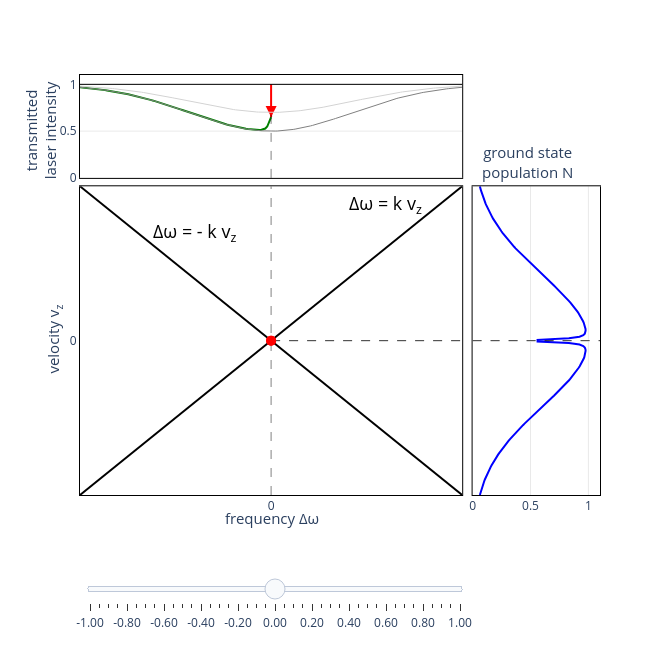

Notebook cell for this chart:
### Code cell
import numpy as np
import plotly.graph_objects as go
from plotly.subplots import make_subplots
from scipy.stats import norm, cauchy

# FWHM = 2.355 * sigma, so sigma = FWHM / 2.355
fwhm = 1
sigma = fwhm / 2.355

# Prepare data
v = np.linspace(-1, 1, 100)
L = 1 * v
width = 0.02;


x_right = np.linspace(-1, 1, 200)

def profile_right(v0):
    exc1 = cauchy.pdf(2*(x_right-v0)/width) / cauchy.pdf(0)
    exc2 = cauchy.pdf(2*(x_right+v0)/width) / cauchy.pdf(0)
    if (v0==0):
        ngs = norm.pdf(x_right, 0, sigma)/norm.pdf(0, 0, sigma) * ( 1 - 0.55*exc1 )
    else:
        ngs = norm.pdf(x_right, 0, sigma)/norm.pdf(0, 0, sigma) * ( 1 - 0.45*exc1 ) * ( 1 - 0.45*exc2 )
    return ngs


# Bottom plot - Gaussian
#def gaussian_b(v0):
#    x_bottom = np.linspace(-1, 1, 200)
#    return profile_bottom(v0, x_bottom)

# Left plot - 1 - 0.5*Gaussian
#x_top = np.linspace(-1, 1, 200)
#gaussian_top = norm.pdf(x_top, 0, sigma)/norm.pdf(0, 0, sigma)
#profile_top = 1 - 0.3 * gaussian_top

def x_top(x):
    return np.linspace(-1, x, int(100*(1+x)))

def profile_top(x):
    return 1 - 0.3 * norm.pdf(x, 0, sigma)/norm.pdf(0, 0, sigma)

def profile2_top(x):
    return 1 - 0.5 * norm.pdf(x, 0, sigma)/norm.pdf(0, 0, sigma)

def profile_lambdip_top(x):
    return 1 - 0.5 * norm.pdf(x, 0, sigma)/norm.pdf(0, 0, sigma) + 0.15 * cauchy.pdf(2*x/(1.4*width)) / cauchy.pdf(0)




# Create subplots
fig = make_subplots(
    rows=2, cols=2,
    row_heights=[0.25, 0.75],
    column_widths=[0.75, 0.25],
    horizontal_spacing=0.02,
    vertical_spacing=0.02,
    specs=[[{"type": "xy"}, None],
           [{"type": "xy"}, {"type": "xy"}]]
)

# Create frames for animation/slider
v0_values = np.linspace(-1, 1, 41)  # 41 steps from -1 to 1
frames = []

for v0 in v0_values:
    frame_data = [
        # Top plot trace
        go.Scatter(x=x_top(v0), y=profile_lambdip_top(x_top(v0)), mode='lines', 
                   line=dict(color='green', width=2), showlegend=False),
        # Top plot arrow
        go.Scatter(x=[v0], y=[profile_lambdip_top(v0)],
                     mode="markers",
                     marker=dict(symbol='arrow-down', size=11, color="red")),
        go.Scatter(x=[v0,v0], y=[1,profile_lambdip_top(v0)], mode='lines', 
                   line=dict( color='red', width=2), showlegend=False),
        go.Scatter(x=[v0,v0], y=[0,profile_top(v0)], mode='lines', 
                   line=dict(dash='dash', color='black', width=0.5), showlegend=False),
        # Main plot line
        go.Scatter(x=v, y=L, mode='lines', 
                   line=dict(color='black', width=2), showlegend=False),
        go.Scatter(x=v, y=-L, mode='lines', 
                   line=dict(color='black', width=2), showlegend=False),
        # Main plot marker
        go.Scatter(x=[v0,v0], y=[-1,1], mode='lines', 
                   line=dict(dash='dash', color='black', width=0.5), showlegend=False),
        go.Scatter(x=[v0,1], y=[v0,v0], mode='lines', 
                   line=dict(dash='dash', color='black', width=0.5), showlegend=False),
        go.Scatter(x=[v0,1], y=[-v0,-v0], mode='lines', 
                   line=dict(dash='dash', color='black', width=0.5), showlegend=False),
        # Main plot dot
        go.Scatter(x=[v0], y=[v0], mode='markers',
                   marker=dict(size=10, color='red'), showlegend=False),
        go.Scatter(x=[v0], y=[-v0], mode='markers',
                   marker=dict(size=10, color='red'), showlegend=False),
        # Right plot
        go.Scatter(x=profile_right(v0), y=x_right, mode='lines',
                   line=dict(color='blue', width=2), showlegend=False),
        # Right plot marker
        go.Scatter(x=[0,1.1], y=[v0,v0], mode='lines', 
                   line=dict(dash='dash', color='black', width=0.5), showlegend=False),
        go.Scatter(x=[0,1.1], y=[-v0,-v0], mode='lines', 
                   line=dict(dash='dash', color='black', width=0.5), showlegend=False)
    ]
    frames.append(go.Frame(data=frame_data, name=str(v0)))

# Initial v0 = 0
v0_init = -0.95

# Add traces for initial state
# Top plot (row=1, col=1)
fig.add_trace(
    go.Scatter(x=x_top(v0_init), y=profile_lambdip_top(x_top(v0_init)), mode='lines',
               line=dict(color='green', width=2), showlegend=False),
    row=1, col=1
)
fig.add_trace(
    go.Scatter(x=[v0_init], y=[profile_lambdip_top(v0_init)],
                     mode="markers",
                     marker=dict(symbol='arrow-down', size=11, color="red")),
    row=1, col=1
)
fig.add_trace(
    go.Scatter(x=[v0_init,v0_init], y=[1,profile_lambdip_top(v0_init)], mode='lines', 
                   line=dict( color='red', width=2), showlegend=False),
    row=1, col=1
)
fig.add_trace(
    go.Scatter(x=[v0_init,v0_init], y=[profile_top(v0_init),0], mode='lines', 
                   line=dict(dash='dash', color='black', width=0.5), showlegend=False),
    row=1, col=1
)

# Main plot (row=1, col=2)
fig.add_trace(
    go.Scatter(x=v, y=L, mode='lines',
               line=dict(color='black', width=2), showlegend=False),
    row=2, col=1
)
fig.add_trace(go.Scatter(x=v, y=-L, mode='lines', 
                   line=dict(color='black', width=2), showlegend=False), row=2, col=1)
fig.add_trace(
    go.Scatter(x=[v0_init,v0_init], y=[-1,1], mode='lines', 
                   line=dict(dash='dash', color='black', width=0.5), showlegend=False),
    row=2, col=1
)
fig.add_trace(
    go.Scatter(x=[v0_init,1], y=[v0_init,v0_init], mode='lines', 
                   line=dict(dash='dash', color='black', width=0.5), showlegend=False),
    row=2, col=1
)
fig.add_trace(
    go.Scatter(x=[v0_init,1], y=[-v0_init,-v0_init], mode='lines', 
                   line=dict(dash='dash', color='black', width=0.5), showlegend=False),
    row=2, col=1
)
fig.add_trace(
    go.Scatter(x=[v0_init], y=[v0_init], mode='markers',
               marker=dict(size=10, color='red'), showlegend=False),
    row=2, col=1
)
fig.add_trace(
    go.Scatter(x=[v0_init], y=[-v0_init], mode='markers',
               marker=dict(size=10, color='red'), showlegend=False),
    row=2, col=1
)

# Right plot (row=2, col=2)
fig.add_trace(
    go.Scatter(x=profile_right(v0_init), y=x_right,  mode='lines',
               line=dict(color='blue', width=2), showlegend=False),
    row=2, col=2
)
fig.add_trace(
    go.Scatter(x=[0,1.1], y=[v0_init,v0_init], mode='lines', 
                   line=dict(dash='dash', color='black', width=0.5), showlegend=False),
    row=2, col=2
)
fig.add_trace(
    go.Scatter(x=[0,1.1], y=[-v0_init,-v0_init], mode='lines', 
                   line=dict(dash='dash', color='black', width=0.5), showlegend=False),
    row=2, col=2
)

# Add frames to figure
fig.frames = frames


# Settings to draw a black border line around the plot area
BORDER_SETTINGS = dict(
    showline=True, 
    linecolor='black', 
    linewidth=1, 
    mirror=True # This forces the line to be drawn on all four sides of the plot area
)

fig.add_hline(y=1, line_color="black", line_width=1, line_dash="solid", row=1, col=1)
fig.add_trace(go.Scatter(x=x_top(1), y=profile_top(x_top(1)), mode='lines',
               line=dict(color='lightgray', width=1), showlegend=False), row=1, col=1)
fig.add_trace(go.Scatter(x=x_top(1), y=profile2_top(x_top(1)), mode='lines',
               line=dict(color='gray', width=1), showlegend=False), row=1, col=1)
#fig.add_trace(go.Scatter(x=x_top(1), y=profile_lambdip_top(x_top(1)), mode='lines',
#               line=dict(color='green', width=2), showlegend=False), row=1, col=1)


# Update layout for top plot (row=1, col=1)
fig.update_xaxes( range=[-1, 1], showticklabels=False, showgrid=False, gridwidth=0.5, gridcolor='lightgray', zeroline=True, **BORDER_SETTINGS,row=1, col=1)
fig.update_yaxes( range=[0, 1.1], showgrid=True, gridwidth=0.5, gridcolor='lightgray', zeroline=True, side='left', **BORDER_SETTINGS, row=1, col=1)

# Update layout for main plot (row=1, col=2)
fig.update_xaxes( range=[-1, 1], showticklabels=True, tickvals=[0], showgrid=False, gridwidth=0.5, gridcolor='lightgray', zeroline=True, **BORDER_SETTINGS, row=2, col=1)
fig.update_yaxes( range=[-1, 1], tickvals=[0], showgrid=False, gridwidth=0.5, gridcolor='lightgray', zeroline=True, **BORDER_SETTINGS, row=2, col=1)

# Update layout for bottom plot (row=2, col=2)
fig.update_xaxes( range=[0, 1.1], showgrid=True, gridwidth=0.5, gridcolor='lightgray', zeroline=True, side='left', **BORDER_SETTINGS, row=2, col=2)
fig.update_yaxes( range=[-1, 1], showticklabels=False, showgrid=False, gridwidth=0.5, gridcolor='lightgray', zeroline=True, **BORDER_SETTINGS, row=2, col=2)

# Add slider
sliders = [dict(
    active=1,  # Start at v0=0 (middle of range)
    yanchor="top",
    y=-0.08,
    xanchor="left",
    x=0,
    currentvalue=dict(
        prefix="v0: ",
        visible=False,
        xanchor="right"
    ),
    pad=dict(b=10, t=50),
    len=0.75,
    steps=[dict(
        args=[[f.name], dict(
            frame=dict(duration=0, redraw=True),
            mode="immediate",
            transition=dict(duration=0)
        )],
        label=f"{v0:.2f}",
        method="animate"
    ) for f, v0 in zip(frames, v0_values)]
)]

fig.update_layout(
    sliders=sliders,
    height=650,
    width=650,
    showlegend=False,
    plot_bgcolor='white',
    margin=dict(l=80, r=50, t=75, b=75)
)

# Add annotations
fig.add_annotation( text="Δω = k v<sub>z</sub>", xref="x2", yref="y2", x=0.6, y=0.88, showarrow=False, font=dict(size=18, color='black'), xanchor='center')
fig.add_annotation( text="Δω = - k v<sub>z</sub>", xref="x2", yref="y2", x=-0.4, y=0.7, showarrow=False, font=dict(size=18, color='black'), xanchor='center')

# Labels using annotations to position them correctly
fig.add_annotation( text="transmitted<br>laser intensity", xref="paper", yref="paper", x=-0.075, y=0.99, showarrow=False, font=dict(size=15), textangle=-90, xanchor='center', yanchor='top')

fig.add_annotation( text="velocity v<sub>z</sub>", xref="paper", yref="paper", x=-0.05, y=0.37, showarrow=False, font=dict(size=15), textangle=-90, xanchor='center', yanchor='middle')

fig.add_annotation( text="frequency Δω", xref="paper", yref="paper", x=0.37, y=-0.025, showarrow=False, font=dict(size=15), xanchor='center', yanchor='top')

fig.add_annotation( text="ground state<br>population N", xref="paper", yref="paper", x=0.86, y=0.74, showarrow=False, font=dict(size=15), xanchor='center', yanchor='bottom')

fig.show()

### Figure 1 — Plotly figure (JSON) as saved in the notebook; plotly's stock layout.template omitted (floating-point values rounded to 4 significant figures; data arrays with more than 128 entries replaced by an {"elided": "..."} marker saying what was removed)
{"data": [{"line": {"color": "green", "width": 2}, "mode": "lines", "showlegend": false, "type": "scatter", "x": [-1.0, -0.9899, -0.9798, -0.9697, -0.9596, -0.9495, -0.9394, -0.9293, -0.9192, -0.9091, -0.899, -0.8889, -0.8788, -0.8687, -0.8586, -0.8485, -0.8384, -0.8283, -0.8182, -0.8081, -0.798, -0.7879, -0.7778, -0.7677, -0.7576, -0.7475, -0.7374, -0.7273, -0.7172, -0.7071, -0.697, -0.6869, -0.6768, -0.6667, -0.6566, -0.6465, -0.6364, -0.6263, -0.6162, -0.6061, -0.596, -0.5859, -0.5758, -0.5657, -0.5556, -0.5455, -0.5354, -0.5253, -0.5152, -0.5051, -0.4949, -0.4848, -0.4747, -0.4646, -0.4545, -0.4444, -0.4343, -0.4242, -0.4141, -0.404, -0.3939, -0.3838, -0.3737, -0.3636, -0.3535, -0.3434, -0.3333, -0.3232, -0.3131, -0.303, -0.2929, -0.2828, -0.2727, -0.2626, -0.2525, -0.2424, -0.2323, -0.2222, -0.2121, -0.202, -0.1919, -0.1818, -0.1717, -0.1616, -0.1515, -0.1414, -0.1313, -0.1212, -0.1111, -0.101, -0.09091, -0.08081, -0.07071, -0.06061, -0.05051, -0.0404, -0.0303, -0.0202, -0.0101, 0.0], "xaxis": "x", "y": [0.9688, 0.967, 0.9651, 0.9632, 0.9611, 0.959, 0.9568, 0.9544, 0.952, 0.9495, 0.9469, 0.9441, 0.9413, 0.9384, 0.9353, 0.9321, 0.9288, 0.9254, 0.9219, 0.9183, 0.9145, 0.9106, 0.9066, 0.9025, 0.8982, 0.8939, 0.8893, 0.8847, 0.88, 0.8751, 0.8701, 0.8649, 0.8597, 0.8543, 0.8488, 0.8432, 0.8374, 0.8316, 0.8256, 0.8195, 0.8133, 0.8071, 0.8007, 0.7942, 0.7876, 0.781, 0.7743, 0.7675, 0.7606, 0.7536, 0.7466, 0.7396, 0.7325, 0.7254, 0.7182, 0.711, 0.7038, 0.6966, 0.6894, 0.6822, 0.675, 0.6679, 0.6608, 0.6537, 0.6467, 0.6397, 0.6328, 0.626, 0.6193, 0.6127, 0.6062, 0.5998, 0.5936, 0.5875, 0.5815, 0.5757, 0.57, 0.5646, 0.5593, 0.5542, 0.5493, 0.5447, 0.5402, 0.5361, 0.5321, 0.5284, 0.525, 0.5219, 0.5192, 0.5168, 0.5148, 0.5133, 0.5125, 0.5127, 0.5142, 0.5183, 0.5277, 0.5492, 0.5988, 0.65], "yaxis": "y"}, {"marker": {"color": "red", "size": 11, "symbol": "arrow-down"}, "mode": "markers", "type": "scatter", "x": [0], "xaxis": "x", "y": [0.65], "yaxis": "y"}, {"line": {"color": "red", "width": 2}, "mode": "lines", "showlegend": false, "type": "scatter", "x": [0, 0], "xaxis": "x", "y": [1, 0.65], "yaxis": "y"}, {"line": {"color": "black", "dash": "dash", "width": 0.5}, "mode": "lines", "showlegend": false, "type": "scatter", "x": [0, 0], "xaxis": "x", "y": [0, 0.7], "yaxis": "y"}, {"line": {"color": "black", "width": 2}, "mode": "lines", "showlegend": false, "type": "scatter", "x": [-1.0, -0.9798, -0.9596, -0.9394, -0.9192, -0.899, -0.8788, -0.8586, -0.8384, -0.8182, -0.798, -0.7778, -0.7576, -0.7374, -0.7172, -0.697, -0.6768, -0.6566, -0.6364, -0.6162, -0.596, -0.5758, -0.5556, -0.5354, -0.5152, -0.4949, -0.4747, -0.4545, -0.4343, -0.4141, -0.3939, -0.3737, -0.3535, -0.3333, -0.3131, -0.2929, -0.2727, -0.2525, -0.2323, -0.2121, -0.1919, -0.1717, -0.1515, -0.1313, -0.1111, -0.09091, -0.07071, -0.05051, -0.0303, -0.0101, 0.0101, 0.0303, 0.05051, 0.07071, 0.09091, 0.1111, 0.1313, 0.1515, 0.1717, 0.1919, 0.2121, 0.2323, 0.2525, 0.2727, 0.2929, 0.3131, 0.3333, 0.3535, 0.3737, 0.3939, 0.4141, 0.4343, 0.4545, 0.4747, 0.4949, 0.5152, 0.5354, 0.5556, 0.5758, 0.596, 0.6162, 0.6364, 0.6566, 0.6768, 0.697, 0.7172, 0.7374, 0.7576, 0.7778, 0.798, 0.8182, 0.8384, 0.8586, 0.8788, 0.899, 0.9192, 0.9394, 0.9596, 0.9798, 1.0], "xaxis": "x2", "y": [-1.0, -0.9798, -0.9596, -0.9394, -0.9192, -0.899, -0.8788, -0.8586, -0.8384, -0.8182, -0.798, -0.7778, -0.7576, -0.7374, -0.7172, -0.697, -0.6768, -0.6566, -0.6364, -0.6162, -0.596, -0.5758, -0.5556, -0.5354, -0.5152, -0.4949, -0.4747, -0.4545, -0.4343, -0.4141, -0.3939, -0.3737, -0.3535, -0.3333, -0.3131, -0.2929, -0.2727, -0.2525, -0.2323, -0.2121, -0.1919, -0.1717, -0.1515, -0.1313, -0.1111, -0.09091, -0.07071, -0.05051, -0.0303, -0.0101, 0.0101, 0.0303, 0.05051, 0.07071, 0.09091, 0.1111, 0.1313, 0.1515, 0.1717, 0.1919, 0.2121, 0.2323, 0.2525, 0.2727, 0.2929, 0.3131, 0.3333, 0.3535, 0.3737, 0.3939, 0.4141, 0.4343, 0.4545, 0.4747, 0.4949, 0.5152, 0.5354, 0.5556, 0.5758, 0.596, 0.6162, 0.6364, 0.6566, 0.6768, 0.697, 0.7172, 0.7374, 0.7576, 0.7778, 0.798, 0.8182, 0.8384, 0.8586, 0.8788, 0.899, 0.9192, 0.9394, 0.9596, 0.9798, 1.0], "yaxis": "y2"}, {"line": {"color": "black", "width": 2}, "mode": "lines", "showlegend": false, "type": "scatter", "x": [-1.0, -0.9798, -0.9596, -0.9394, -0.9192, -0.899, -0.8788, -0.8586, -0.8384, -0.8182, -0.798, -0.7778, -0.7576, -0.7374, -0.7172, -0.697, -0.6768, -0.6566, -0.6364, -0.6162, -0.596, -0.5758, -0.5556, -0.5354, -0.5152, -0.4949, -0.4747, -0.4545, -0.4343, -0.4141, -0.3939, -0.3737, -0.3535, -0.3333, -0.3131, -0.2929, -0.2727, -0.2525, -0.2323, -0.2121, -0.1919, -0.1717, -0.1515, -0.1313, -0.1111, -0.09091, -0.07071, -0.05051, -0.0303, -0.0101, 0.0101, 0.0303, 0.05051, 0.07071, 0.09091, 0.1111, 0.1313, 0.1515, 0.1717, 0.1919, 0.2121, 0.2323, 0.2525, 0.2727, 0.2929, 0.3131, 0.3333, 0.3535, 0.3737, 0.3939, 0.4141, 0.4343, 0.4545, 0.4747, 0.4949, 0.5152, 0.5354, 0.5556, 0.5758, 0.596, 0.6162, 0.6364, 0.6566, 0.6768, 0.697, 0.7172, 0.7374, 0.7576, 0.7778, 0.798, 0.8182, 0.8384, 0.8586, 0.8788, 0.899, 0.9192, 0.9394, 0.9596, 0.9798, 1.0], "xaxis": "x2", "y": [1.0, 0.9798, 0.9596, 0.9394, 0.9192, 0.899, 0.8788, 0.8586, 0.8384, 0.8182, 0.798, 0.7778, 0.7576, 0.7374, 0.7172, 0.697, 0.6768, 0.6566, 0.6364, 0.6162, 0.596, 0.5758, 0.5556, 0.5354, 0.5152, 0.4949, 0.4747, 0.4545, 0.4343, 0.4141, 0.3939, 0.3737, 0.3535, 0.3333, 0.3131, 0.2929, 0.2727, 0.2525, 0.2323, 0.2121, 0.1919, 0.1717, 0.1515, 0.1313, 0.1111, 0.09091, 0.07071, 0.05051, 0.0303, 0.0101, -0.0101, -0.0303, -0.05051, -0.07071, -0.09091, -0.1111, -0.1313, -0.1515, -0.1717, -0.1919, -0.2121, -0.2323, -0.2525, -0.2727, -0.2929, -0.3131, -0.3333, -0.3535, -0.3737, -0.3939, -0.4141, -0.4343, -0.4545, -0.4747, -0.4949, -0.5152, -0.5354, -0.5556, -0.5758, -0.596, -0.6162, -0.6364, -0.6566, -0.6768, -0.697, -0.7172, -0.7374, -0.7576, -0.7778, -0.798, -0.8182, -0.8384, -0.8586, -0.8788, -0.899, -0.9192, -0.9394, -0.9596, -0.9798, -1.0], "yaxis": "y2"}, {"line": {"color": "black", "dash": "dash", "width": 0.5}, "mode": "lines", "showlegend": false, "type": "scatter", "x": [0, 0], "xaxis": "x2", "y": [-1, 1], "yaxis": "y2"}, {"line": {"color": "black", "dash": "dash", "width": 0.5}, "mode": "lines", "showlegend": false, "type": "scatter", "x": [0, 1], "xaxis": "x2", "y": [0, 0], "yaxis": "y2"}, {"line": {"color": "black", "dash": "dash", "width": 0.5}, "mode": "lines", "showlegend": false, "type": "scatter", "x": [0, 1], "xaxis": "x2", "y": [0, 0], "yaxis": "y2"}, {"marker": {"color": "red", "size": 10}, "mode": "markers", "showlegend": false, "type": "scatter", "x": [0], "xaxis": "x2", "y": [0], "yaxis": "y2"}, {"marker": {"color": "red", "size": 10}, "mode": "markers", "showlegend": false, "type": "scatter", "x": [0], "xaxis": "x2", "y": [0], "yaxis": "y2"}, {"line": {"color": "blue", "width": 2}, "mode": "lines", "showlegend": false, "type": "scatter", "x": {"elided": "200 float values"}, "xaxis": "x3", "y": {"elided": "200 float values"}, "yaxis": "y3"}, {"line": {"color": "black", "dash": "dash", "width": 0.5}, "mode": "lines", "showlegend": false, "type": "scatter", "x": [0, 1.1], "xaxis": "x3", "y": [0, 0], "yaxis": "y3"}, {"line": {"color": "black", "dash": "dash", "width": 0.5}, "mode": "lines", "showlegend": false, "type": "scatter", "x": [0, 1.1], "xaxis": "x3", "y": [0, 0], "yaxis": "y3"}, {"line": {"color": "lightgray", "width": 1}, "mode": "lines", "showlegend": false, "type": "scatter", "x": {"elided": "200 float values"}, "xaxis": "x", "y": {"elided": "200 float values"}, "yaxis": "y"}, {"line": {"color": "gray", "width": 1}, "mode": "lines", "showlegend": false, "type": "scatter", "x": {"elided": "200 float values"}, "xaxis": "x", "y": {"elided": "200 float values"}, "yaxis": "y"}], "layout": {"annotations": [{"font": {"color": "black", "size": 18}, "showarrow": false, "text": "Δω = k v<sub>z</sub>", "x": 0.6, "xanchor": "center", "xref": "x2", "y": 0.88, "yref": "y2"}, {"font": {"color": "black", "size": 18}, "showarrow": false, "text": "Δω = - k v<sub>z</sub>", "x": -0.4, "xanchor": "center", "xref": "x2", "y": 0.7, "yref": "y2"}, {"font": {"size": 15}, "showarrow": false, "text": "transmitted<br>laser intensity", "textangle": -90, "x": -0.075, "xanchor": "center", "xref": "paper", "y": 0.99, "yanchor": "top", "yref": "paper"}, {"font": {"size": 15}, "showarrow": false, "text": "velocity v<sub>z</sub>", "textangle": -90, "x": -0.05, "xanchor": "center", "xref": "paper", "y": 0.37, "yanchor": "middle", "yref": "paper"}, {"font": {"size": 15}, "showarrow": false, "text": "frequency Δω", "x": 0.37, "xanchor": "center", "xref": "paper", "y": -0.025, "yanchor": "top", "yref": "paper"}, {"font": {"size": 15}, "showarrow": false, "text": "ground state<br>population N", "x": 0.86, "xanchor": "center", "xref": "paper", "y": 0.74, "yanchor": "bottom", "yref": "paper"}], "height": 650, "margin": {"b": 75, "l": 80, "r": 50, "t": 75}, "plot_bgcolor": "white", "shapes": [{"line": {"color": "black", "dash": "solid", "width": 1}, "type": "line", "x0": 0, "x1": 1, "xref": "x domain", "y0": 1, "y1": 1, "yref": "y"}], "showlegend": false, "sliders": [{"active": 20, "currentvalue": {"prefix": "v0: ", "visible": false, "xanchor": "right"}, "len": 0.75, "pad": {"b": 10, "t": 50}, "steps": [{"args": [["-1.0"], {"frame": {"duration": 0, "redraw": true}, "mode": "immediate", "transition": {"duration": 0}}], "label": "-1.00", "method": "animate"}, {"args": [["-0.95"], {"frame": {"duration": 0, "redraw": true}, "mode": "immediate", "transition": {"duration": 0}}], "label": "-0.95", "method": "animate"}, {"args": [["-0.9"], {"frame": {"duration": 0, "redraw": true}, "mode": "immediate", "transition": {"duration": 0}}], "label": "-0.90", "method": "animate"}, {"args": [["-0.85"], {"frame": {"duration": 0, "redraw": true}, "mode": "immediate", "transition": {"duration": 0}}], "label": "-0.85", "method": "animate"}, {"args": [["-0.8"], {"frame": {"duration": 0, "redraw": true}, "mode": "immediate", "transition": {"duration": 0}}], "label": "-0.80", "method": "animate"}, {"args": [["-0.75"], {"frame": {"duration": 0, "redraw": true}, "mode": "immediate", "transition": {"duration": 0}}], "label": "-0.75", "method": "animate"}, {"args": [["-0.7"], {"frame": {"duration": 0, "redraw": true}, "mode": "immediate", "transition": {"duration": 0}}], "label": "-0.70", "method": "animate"}, {"args": [["-0.6499999999999999"], {"frame": {"duration": 0, "redraw": true}, "mode": "immediate", "transition": {"duration": 0}}], "label": "-0.65", "method": "animate"}, {"args": [["-0.6"], {"frame": {"duration": 0, "redraw": true}, "mode": "immediate", "transition": {"duration": 0}}], "label": "-0.60", "method": "animate"}, {"args": [["-0.55"], {"frame": {"duration": 0, "redraw": true}, "mode": "immediate", "transition": {"duration": 0}}], "label": "-0.55", "method": "animate"}, {"args": [["-0.5"], {"frame": {"duration": 0, "redraw": true}, "mode": "immediate", "transition": {"duration": 0}}], "label": "-0.50", "method": "animate"}, {"args": [["-0.44999999999999996"], {"frame": {"duration": 0, "redraw": true}, "mode": "immediate", "transition": {"duration": 0}}], "label": "-0.45", "method": "animate"}, {"args": [["-0.3999999999999999"], {"frame": {"duration": 0, "redraw": true}, "mode": "immediate", "transition": {"duration": 0}}], "label": "-0.40", "method": "animate"}, {"args": [["-0.35"], {"frame": {"duration": 0, "redraw": true}, "mode": "immediate", "transition": {"duration": 0}}], "label": "-0.35", "method": "animate"}, {"args": [["-0.29999999999999993"], {"frame": {"duration": 0, "redraw": true}, "mode": "immediate", "transition": {"duration": 0}}], "label": "-0.30", "method": "animate"}, {"args": [["-0.25"], {"frame": {"duration": 0, "redraw": true}, "mode": "immediate", "transition": {"duration": 0}}], "label": "-0.25", "method": "animate"}, {"args": [["-0.19999999999999996"], {"frame": {"duration": 0, "redraw": true}, "mode": "immediate", "transition": {"duration": 0}}], "label": "-0.20", "method": "animate"}, {"args": [["-0.1499999999999999"], {"frame": {"duration": 0, "redraw": true}, "mode": "immediate", "transition": {"duration": 0}}], "label": "-0.15", "method": "animate"}, {"args": [["-0.09999999999999998"], {"frame": {"duration": 0, "redraw": true}, "mode": "immediate", "transition": {"duration": 0}}], "label": "-0.10", "method": "animate"}, {"args": [["-0.04999999999999993"], {"frame": {"duration": 0, "redraw": true}, "mode": "immediate", "transition": {"duration": 0}}], "label": "-0.05", "method": "animate"}, {"args": [["0.0"], {"frame": {"duration": 0, "redraw": true}, "mode": "immediate", "transition": {"duration": 0}}], "label": "0.00", "method": "animate"}, {"args": [["0.050000000000000044"], {"frame": {"duration": 0, "redraw": true}, "mode": "immediate", "transition": {"duration": 0}}], "label": "0.05", "method": "animate"}, {"args": [["0.10000000000000009"], {"frame": {"duration": 0, "redraw": true}, "mode": "immediate", "transition": {"duration": 0}}], "label": "0.10", "method": "animate"}, {"args": [["0.15000000000000013"], {"frame": {"duration": 0, "redraw": true}, "mode": "immediate", "transition": {"duration": 0}}], "label": "0.15", "method": "animate"}, {"args": [["0.20000000000000018"], {"frame": {"duration": 0, "redraw": true}, "mode": "immediate", "transition": {"duration": 0}}], "label": "0.20", "method": "animate"}, {"args": [["0.25"], {"frame": {"duration": 0, "redraw": true}, "mode": "immediate", "transition": {"duration": 0}}], "label": "0.25", "method": "animate"}, {"args": [["0.30000000000000004"], {"frame": {"duration": 0, "redraw": true}, "mode": "immediate", "transition": {"duration": 0}}], "label": "0.30", "method": "animate"}, {"args": [["0.3500000000000001"], {"frame": {"duration": 0, "redraw": true}, "mode": "immediate", "transition": {"duration": 0}}], "label": "0.35", "method": "animate"}, {"args": [["0.40000000000000013"], {"frame": {"duration": 0, "redraw": true}, "mode": "immediate", "transition": {"duration": 0}}], "label": "0.40", "method": "animate"}, {"args": [["0.4500000000000002"], {"frame": {"duration": 0, "redraw": true}, "mode": "immediate", "transition": {"duration": 0}}], "label": "0.45", "method": "animate"}, {"args": [["0.5"], {"frame": {"duration": 0, "redraw": true}, "mode": "immediate", "transition": {"duration": 0}}], "label": "0.50", "method": "animate"}, {"args": [["0.55"], {"frame": {"duration": 0, "redraw": true}, "mode": "immediate", "transition": {"duration": 0}}], "label": "0.55", "method": "animate"}, {"args": [["0.6000000000000001"], {"frame": {"duration": 0, "redraw": true}, "mode": "immediate", "transition": {"duration": 0}}], "label": "0.60", "method": "animate"}, {"args": [["0.6500000000000001"], {"frame": {"duration": 0, "redraw": true}, "mode": "immediate", "transition": {"duration": 0}}], "label": "0.65", "method": "animate"}, {"args": [["0.7000000000000002"], {"frame": {"duration": 0, "redraw": true}, "mode": "immediate", "transition": {"duration": 0}}], "label": "0.70", "method": "animate"}, {"args": [["0.75"], {"frame": {"duration": 0, "redraw": true}, "mode": "immediate", "transition": {"duration": 0}}], "label": "0.75", "method": "animate"}, {"args": [["0.8"], {"frame": {"duration": 0, "redraw": true}, "mode": "immediate", "transition": {"duration": 0}}], "label": "0.80", "method": "animate"}, {"args": [["0.8500000000000001"], {"frame": {"duration": 0, "redraw": true}, "mode": "immediate", "transition": {"duration": 0}}], "label": "0.85", "method": "animate"}, {"args": [["0.9000000000000001"], {"frame": {"duration": 0, "redraw": true}, "mode": "immediate", "transition": {"duration": 0}}], "label": "0.90", "method": "animate"}, {"args": [["0.9500000000000002"], {"frame": {"duration": 0, "redraw": true}, "mode": "immediate", "transition": {"duration": 0}}], "label": "0.95", "method": "animate"}, {"args": [["1.0"], {"frame": {"duration": 0, "redraw": true}, "mode": "immediate", "transition": {"duration": 0}}], "label": "1.00", "method": "animate"}], "x": 0, "xanchor": "left", "y": -0.08, "yanchor": "top"}], "width": 650, "xaxis": {"anchor": "y", "domain": [0, 0.735], "gridcolor": "lightgray", "gridwidth": 0.5, "linecolor": "black", "linewidth": 1, "mirror": true, "range": [-1, 1], "showgrid": false, "showline": true, "showticklabels": false, "type": "linear", "zeroline": true}, "xaxis2": {"anchor": "y2", "domain": [0, 0.735], "gridcolor": "lightgray", "gridwidth": 0.5, "linecolor": "black", "linewidth": 1, "mirror": true, "range": [-1, 1], "showgrid": false, "showline": true, "showticklabels": true, "tickvals": [0], "type": "linear", "zeroline": true}, "xaxis3": {"anchor": "y3", "domain": [0.755, 1], "gridcolor": "lightgray", "gridwidth": 0.5, "linecolor": "black", "linewidth": 1, "mirror": true, "range": [0, 1.1], "showgrid": true, "showline": true, "side": "left", "type": "linear", "zeroline": true}, "yaxis": {"anchor": "x", "domain": [0.755, 1], "gridcolor": "lightgray", "gridwidth": 0.5, "linecolor": "black", "linewidth": 1, "mirror": true, "range": [0, 1.1], "showgrid": true, "showline": true, "side": "left", "type": "linear", "zeroline": true}, "yaxis2": {"anchor": "x2", "domain": [0, 0.735], "gridcolor": "lightgray", "gridwidth": 0.5, "linecolor": "black", "linewidth": 1, "mirror": true, "range": [-1, 1], "showgrid": false, "showline": true, "tickvals": [0], "type": "linear", "zeroline": true}, "yaxis3": {"anchor": "x3", "domain": [0, 0.735], "gridcolor": "lightgray", "gridwidth": 0.5, "linecolor": "black", "linewidth": 1, "mirror": true, "range": [-1, 1], "showgrid": false, "showline": true, "showticklabels": false, "type": "linear", "zeroline": true}}}
